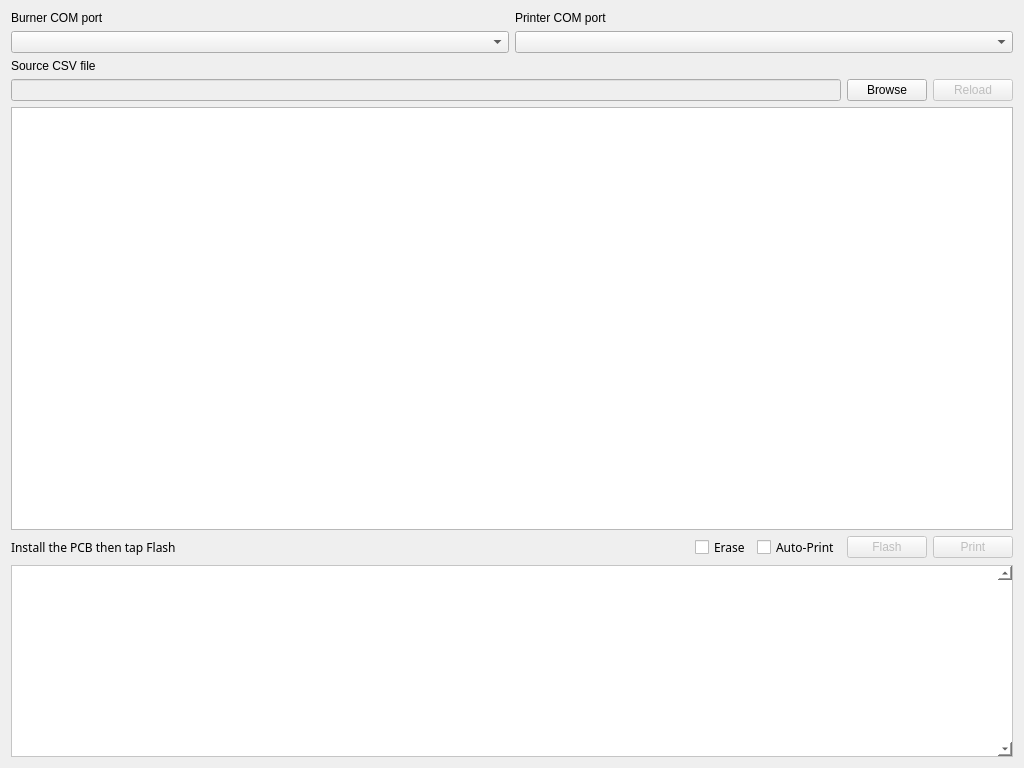
<?xml version="1.0" encoding="UTF-8"?>
<ui version="4.0">
 <class>frmMain</class>
 <widget class="QMainWindow" name="frmMain">
  <property name="geometry">
   <rect>
    <x>0</x>
    <y>0</y>
    <width>1024</width>
    <height>768</height>
   </rect>
  </property>
  <property name="minimumSize">
   <size>
    <width>1024</width>
    <height>768</height>
   </size>
  </property>
  <property name="windowTitle">
   <string>PCB Printer</string>
  </property>
  <widget class="QWidget" name="centralwidget">
   <layout class="QGridLayout" name="gridLayout_2">
    <property name="leftMargin">
     <number>11</number>
    </property>
    <property name="topMargin">
     <number>11</number>
    </property>
    <property name="rightMargin">
     <number>11</number>
    </property>
    <property name="bottomMargin">
     <number>11</number>
    </property>
    <item row="0" column="0">
     <layout class="QVBoxLayout" name="vlA">
      <item>
       <layout class="QGridLayout" name="glA">
        <item row="1" column="0">
         <widget class="QComboBox" name="cbPortsBurner"/>
        </item>
        <item row="0" column="1">
         <widget class="QLabel" name="label_2">
          <property name="text">
           <string>Printer COM port</string>
          </property>
         </widget>
        </item>
        <item row="0" column="0">
         <widget class="QLabel" name="label">
          <property name="text">
           <string>Burner COM port</string>
          </property>
         </widget>
        </item>
        <item row="1" column="1">
         <widget class="QComboBox" name="cbPortsPrinter"/>
        </item>
       </layout>
      </item>
      <item>
       <layout class="QGridLayout" name="glB">
        <item row="0" column="0">
         <widget class="QLabel" name="label_3">
          <property name="text">
           <string>Source CSV file</string>
          </property>
         </widget>
        </item>
        <item row="1" column="2">
         <widget class="QPushButton" name="btnReload">
          <property name="enabled">
           <bool>false</bool>
          </property>
          <property name="text">
           <string>Reload</string>
          </property>
         </widget>
        </item>
        <item row="1" column="1">
         <widget class="QPushButton" name="btnBrowseCsv">
          <property name="text">
           <string>Browse</string>
          </property>
         </widget>
        </item>
        <item row="1" column="0">
         <widget class="QLineEdit" name="txtCsvFilename">
          <property name="enabled">
           <bool>false</bool>
          </property>
          <property name="text">
           <string/>
          </property>
          <property name="readOnly">
           <bool>false</bool>
          </property>
          <property name="placeholderText">
           <string/>
          </property>
         </widget>
        </item>
       </layout>
      </item>
     </layout>
    </item>
    <item row="1" column="0">
     <layout class="QGridLayout" name="glC">
      <item row="0" column="0">
       <widget class="QTableWidget" name="tblSummary">
        <attribute name="horizontalHeaderHighlightSections">
         <bool>false</bool>
        </attribute>
        <attribute name="verticalHeaderVisible">
         <bool>false</bool>
        </attribute>
       </widget>
      </item>
     </layout>
    </item>
    <item row="2" column="0">
     <layout class="QGridLayout" name="glModels">
      <property name="horizontalSpacing">
       <number>40</number>
      </property>
      <property name="verticalSpacing">
       <number>0</number>
      </property>
     </layout>
    </item>
    <item row="3" column="0">
     <layout class="QHBoxLayout" name="horizontalLayout">
      <item>
       <widget class="QLabel" name="label_4">
        <property name="font">
         <font>
          <family>Trebuchet MS</family>
         </font>
        </property>
        <property name="text">
         <string>Install the PCB then tap Flash</string>
        </property>
       </widget>
      </item>
      <item>
       <widget class="QCheckBox" name="chkErase">
        <property name="sizePolicy">
         <sizepolicy hsizetype="Maximum" vsizetype="Fixed">
          <horstretch>0</horstretch>
          <verstretch>0</verstretch>
         </sizepolicy>
        </property>
        <property name="font">
         <font>
          <family>Trebuchet MS</family>
         </font>
        </property>
        <property name="text">
         <string>Erase</string>
        </property>
       </widget>
      </item>
      <item>
       <widget class="QCheckBox" name="chkAutoprint">
        <property name="sizePolicy">
         <sizepolicy hsizetype="Maximum" vsizetype="Fixed">
          <horstretch>0</horstretch>
          <verstretch>0</verstretch>
         </sizepolicy>
        </property>
        <property name="font">
         <font>
          <family>Trebuchet MS</family>
         </font>
        </property>
        <property name="text">
         <string>Auto-Print</string>
        </property>
       </widget>
      </item>
      <item>
       <widget class="QPushButton" name="btnFlash">
        <property name="enabled">
         <bool>false</bool>
        </property>
        <property name="sizePolicy">
         <sizepolicy hsizetype="Maximum" vsizetype="Fixed">
          <horstretch>0</horstretch>
          <verstretch>0</verstretch>
         </sizepolicy>
        </property>
        <property name="text">
         <string>Flash</string>
        </property>
       </widget>
      </item>
      <item>
       <widget class="QPushButton" name="btnPrint">
        <property name="enabled">
         <bool>false</bool>
        </property>
        <property name="sizePolicy">
         <sizepolicy hsizetype="Maximum" vsizetype="Fixed">
          <horstretch>0</horstretch>
          <verstretch>0</verstretch>
         </sizepolicy>
        </property>
        <property name="text">
         <string>Print</string>
        </property>
       </widget>
      </item>
     </layout>
    </item>
    <item row="4" column="0">
     <layout class="QGridLayout" name="gridLayout">
      <property name="sizeConstraint">
       <enum>QLayout::SetMinimumSize</enum>
      </property>
      <item row="0" column="0">
       <widget class="QTextEdit" name="txtEvents">
        <property name="enabled">
         <bool>true</bool>
        </property>
        <property name="sizePolicy">
         <sizepolicy hsizetype="Expanding" vsizetype="Maximum">
          <horstretch>0</horstretch>
          <verstretch>0</verstretch>
         </sizepolicy>
        </property>
        <property name="styleSheet">
         <string notr="true">background-color: rgb(255, 255, 255);
color: rgb(0, 0, 0);</string>
        </property>
        <property name="verticalScrollBarPolicy">
         <enum>Qt::ScrollBarAlwaysOn</enum>
        </property>
       </widget>
      </item>
     </layout>
    </item>
   </layout>
  </widget>
 </widget>
 <resources/>
 <connections/>
</ui>
